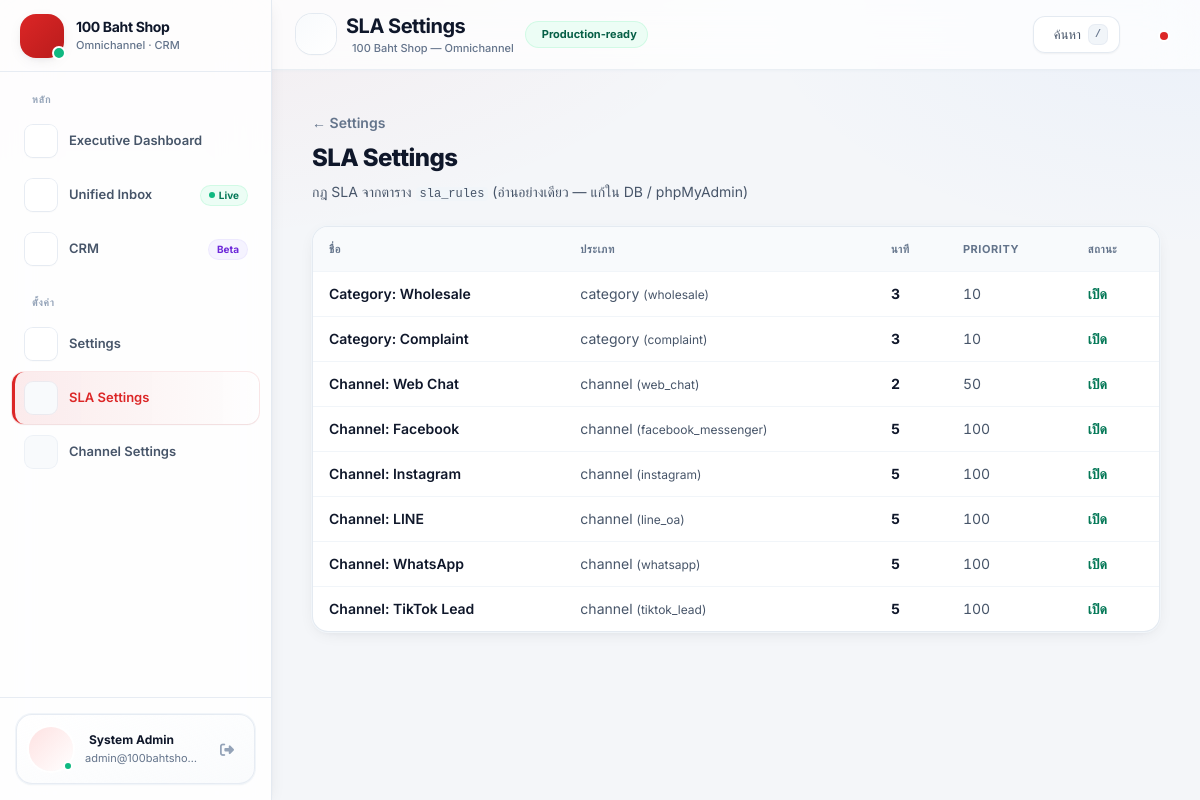
The app's page /settings/sla (signed in) with its own data.
### tables this page shows
CREATE TABLE `sla_rules` (
  `id` INT UNSIGNED NOT NULL AUTO_INCREMENT,
  `name` VARCHAR(80) NOT NULL,
  `rule_kind` ENUM('channel','category') NOT NULL DEFAULT 'channel',
  `channel_code` VARCHAR(32) DEFAULT NULL COMMENT 'web_chat, line_oa, ...',
  `category` VARCHAR(32) DEFAULT NULL COMMENT 'wholesale, complaint',
  `minutes` SMALLINT UNSIGNED NOT NULL,
  `priority` SMALLINT UNSIGNED NOT NULL DEFAULT 100 COMMENT 'น้อยกว่า = ใช้ก่อน',
  `is_active` TINYINT(1) NOT NULL DEFAULT 1,
  `created_at` DATETIME NOT NULL DEFAULT CURRENT_TIMESTAMP,
  PRIMARY KEY (`id`),
  KEY `idx_sla_channel` (`channel_code`),
  KEY `idx_sla_cat` (`category`)
);

### helpers/View.php (called while the page is built, shortened)
<?php
final class View
{
    private static string $base = '';
    public static function setBase(string $path): void
    {
        self::$base = rtrim($path, DIRECTORY_SEPARATOR);
    }
    public static function render(string $view, array $data = []): void
    {
        $file = self::$base . DIRECTORY_SEPARATOR . str_replace('/', DIRECTORY_SEPARATOR, $view) . '.php';
        extract($data, EXTR_SKIP);
        include $file;
    }
}

### controllers/SettingsController.php (called while the page is built, shortened)
<?php
final class SettingsController
{
    private function appConfig(): array
    {
        return require dirname(__DIR__) . '/config/app.php';
    }
    public function sla(): void
    {
        $app = $this->appConfig();
        $rules = [];
        $dbError = null;
        try {
            $pdo = \App\Helpers\Db::pdo();
            $st = $pdo->query(
                'SELECT id, name, rule_kind, channel_code, category, minutes, priority, is_active
                 FROM sla_rules ORDER BY priority ASC, id ASC'
            );
            $rules = $st->fetchAll(\PDO::FETCH_ASSOC);
        } catch (Throwable $e) {
            $dbError = !empty($app['debug']) ? $e->getMessage() : 'โหลดข้อมูลไม่สำเร็จ';
        }
        View::render('layouts/app', [
            'title' => 'SLA Settings',
            'appName' => (string) ($app['name'] ?? 'Omnichannel'),
            'navActive' => 'settings-sla',
            'contentView' => 'settings/sla',
            'contentData' => [
                'rules' => $rules,
                'dbError' => $dbError,
            ],
        ]);
    }
}

### index.php (called while the page is built, shortened)
<?php
$app = require __DIR__ . '/config/app.php';
$router = require __DIR__ . '/routes.php';
$router->setBasePath((string) ($app['base_path'] ?? ''));
$router->dispatch($_SERVER['REQUEST_URI'] ?? '/');

### config/app.php (called while the page is built, shortened)
<?php
$local = [];
$localFile = dirname(__DIR__) . '/config/local.php';
return array_merge([
    'name' => '100 Baht Shop — Omnichannel',
    'env' => getenv('APP_ENV') ?: 'local',
    'debug' => filter_var(getenv('APP_DEBUG') ?: 'true', FILTER_VALIDATE_BOOLEAN),
    'url' => rtrim(getenv('APP_URL') ?: 'http://localhost/omnichannel', '/'),
    'base_path' => getenv('APP_BASE_PATH') !== false && getenv('APP_BASE_PATH') !== ''
        ? rtrim((string) getenv('APP_BASE_PATH'), '/')
        : '/omnichannel',
    'timezone' => 'Asia/Bangkok',
    'allow_dev_auto_login' => filter_var(getenv('ALLOW_DEV_AUTO_LOGIN') ?: 'false', FILTER_VALIDATE_BOOLEAN),
    'dev_impersonate_user_id' => (int) (getenv('DEV_USER_ID') ?: 1),
    'session_name' => getenv('SESSION_NAME') !== false && getenv('SESSION_NAME') !== ''
        ? (string) getenv('SESSION_NAME')
        : 'OMNI_SESSID',
    'session_cookie_lifetime' => (int) (getenv('SESSION_LIFETIME') !== false ? getenv('SESSION_LIFETIME') : 0),
    'session_cookie_secure' => getenv('SESSION_SECURE') !== false && getenv('SESSION_SECURE') !== ''
        ? filter_var(getenv('SESSION_SECURE'), FILTER_VALIDATE_BOOLEAN)
        : null,
    'session_samesite' => getenv('SESSION_SAMESITE') !== false && getenv('SESSION_SAMESITE') !== ''
        ? (string) getenv('SESSION_SAMESITE')
        : 'Lax',
    'setup_key' => getenv('APP_SETUP_KEY') ?: '',
    'facebook' => [
        'page_access_token' => getenv('FB_PAGE_ACCESS_TOKEN') ?: '',
        'verify_token' => getenv('FB_VERIFY_TOKEN') ?: '',
        'app_secret' => getenv('FB_APP_SECRET') ?: '',
        'page_id' => getenv('FB_PAGE_ID') ?: '',
        'app_id' => getenv('FB_APP_ID') ?: '',
        'graph_version' => getenv('FB_GRAPH_VERSION') ?: 'v21.0',
        'default_branch_id' => (int) (getenv('FB_DEFAULT_BRANCH_ID') ?: 1),
        'webhook_trust_unsigned' => filter_var(getenv('FB_WEBHOOK_TRUST_UNSIGNED') ?: 'false', FILTER_VALIDATE_BOOLEAN),
    ],
], $local);

### helpers/Url.php (called while the page is built, shortened)
<?php
final class Url
{
    public static function base(): string
    {
        static $cached = null;
        if ($cached !== null) {
            return $cached;
        }
        $cfg = require dirname(__DIR__) . '/config/app.php';
        $cached = rtrim((string) ($cfg['base_path'] ?? ''), '/');
        return $cached;
    }
    public static function to(string $path): string
    {
        $path = '/' . ltrim($path, '/');
        $b = self::base();
        return $b === '' ? $path : $b . $path;
    }
}

### views/settings/sla.php (the view, shortened to what this page needs)
<section class="mx-auto max-w-4xl space-y-6">
    <div>
        <a href="<?= htmlspecialchars(Url::to('/settings'), ENT_QUOTES, 'UTF-8') ?>" class="text-sm font-semibold text-slate-500 hover:text-brand">&larr; Settings</a>
        <h2 class="mt-2 text-2xl font-extrabold tracking-tight text-slate-900">SLA Settings</h2>
        <p class="mt-2 text-sm text-slate-600">กฎ SLA จากตาราง <code class="rounded bg-slate-100 px-1 text-xs">sla_rules</code> (อ่านอย่างเดียว — แก้ใน DB / phpMyAdmin)</p>
    </div>
    <?php if ($dbError !== null) : ?>
        <div class="rounded-xl border border-red-200 bg-red-50 px-4 py-3 text-sm text-red-800"><?= htmlspecialchars($dbError, ENT_QUOTES, 'UTF-8') ?></div>
    <?php else : ?>
        <div class="overflow-hidden rounded-2xl border border-slate-200/90 bg-white shadow-soft ring-1 ring-slate-100">
            <table class="w-full text-left text-sm">
                <thead class="border-b border-slate-100 bg-slate-50/90 text-[11px] font-bold uppercase tracking-wider text-slate-500">
                    <tr>
                        <th class="px-4 py-3">ชื่อ</th>
                        <th class="px-4 py-3">ประเภท</th>
                        <th class="px-4 py-3">นาที</th>
                        <th class="px-4 py-3">Priority</th>
                        <th class="px-4 py-3">สถานะ</th>
                    </tr>
                </thead>
                <tbody class="divide-y divide-slate-100">
                    <?php foreach ($rules as $r) : ?>
                        <tr class="hover:bg-slate-50/80">
                            <td class="px-4 py-3 font-semibold text-slate-900"><?= htmlspecialchars((string) ($r['name'] ?? ''), ENT_QUOTES, 'UTF-8') ?></td>
                            <td class="px-4 py-3 text-slate-600">
                                <?= htmlspecialchars((string) ($r['rule_kind'] ?? ''), ENT_QUOTES, 'UTF-8') ?>
                                <?php if (!empty($r['channel_code'])) : ?>
                                    <span class="text-xs">(<?= htmlspecialchars((string) $r['channel_code'], ENT_QUOTES, 'UTF-8') ?>)</span>
                                <?php elseif (!empty($r['category'])) : ?>
                                    <span class="text-xs">(<?= htmlspecialchars((string) $r['category'], ENT_QUOTES, 'UTF-8') ?>)</span>
                                <?php endif; ?>
                            </td>
                            <td class="px-4 py-3 font-bold tabular-nums"><?= (int) ($r['minutes'] ?? 0) ?></td>
                            <td class="px-4 py-3 tabular-nums text-slate-600"><?= (int) ($r['priority'] ?? 0) ?></td>
                            <td class="px-4 py-3">
                                <?= !empty($r['is_active']) ? '<span class="text-emerald-700 font-bold">เปิด</span>' : '<span class="text-slate-400">ปิด</span>' ?>
                            </td>
                        </tr>
                    <?php endforeach; ?>
                </tbody>
            </table>
        </div>
    <?php endif; ?>
</section>

### assets/css/app.css (style rules this page uses)
:root { --app-bg: #f4f6f9; --app-surface: #ffffff; --app-border: rgba(15, 23, 42, 0.08); --app-border-strong: rgba(15, 23, 42, 0.12); --app-shadow-sm: 0 1px 2px rgba(15, 23, 42, 0.05); --app-shadow-md: 0 4px 16px -4px rgba(15, 23, 42, 0.08), 0 8px 32px -12px rgba(15, 23, 42, 0.06); --app-shadow-lg: 0 12px 40px -16px rgba(15, 23, 42, 0.12); --app-ring-brand: rgba(220, 38, 38, 0.12); --app-radius: 1rem; --app-radius-lg: 1.25rem; }
body.app-shell { font-feature-settings: "cv02", "cv03", "cv04", "cv11"; background-color: var(--app-bg); background-image: radial-gradient(1200px 600px at 10% -10%, rgba(220, 38, 38, 0.06), transparent 55%), radial-gradient(900px 500px at 100% 0%, rgba(59, 130, 246, 0.05), transparent 50%); background-attachment: fixed; }

### records on screen
sla_rules: name "Category: Wholesale", rule_kind "category", category "wholesale", minutes "3", priority "10", is_active "เปิด"
sla_rules: name "Category: Complaint", rule_kind "category", category "complaint", minutes "3", priority "10", is_active "เปิด"
sla_rules: name "Channel: Web Chat", rule_kind "channel", channel_code "web_chat", minutes "2", priority "50", is_active "เปิด"
sla_rules: name "Channel: Facebook", rule_kind "channel", channel_code "facebook_messenger", minutes "5", priority "100", is_active "เปิด"
sla_rules: name "Channel: Instagram", rule_kind "channel", channel_code "instagram", minutes "5", priority "100", is_active "เปิด"
sla_rules: name "Channel: LINE", rule_kind "channel", channel_code "line_oa", minutes "5", priority "100", is_active "เปิด"
sla_rules: name "Channel: WhatsApp", rule_kind "channel", channel_code "whatsapp", minutes "5", priority "100", is_active "เปิด"
sla_rules: name "Channel: TikTok Lead", rule_kind "channel", channel_code "tiktok_lead", minutes "5", priority "100", is_active "เปิด"

### other values on screen
$authUserName "System Admin"
$authUserEmail "admin@100bahtsho…"
$title "SLA Settings"
$appName "100 Baht Shop — Omnichannel"
